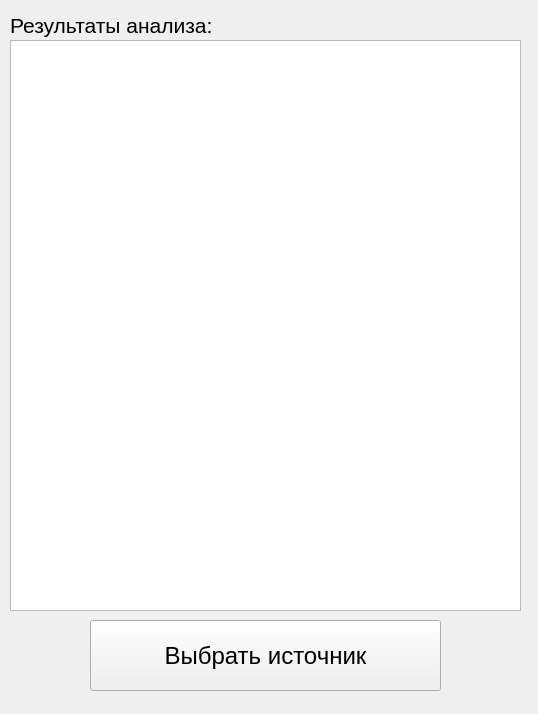
<?xml version="1.0" encoding="UTF-8"?>
<ui version="4.0">
 <class>MainWindow</class>
 <widget class="QMainWindow" name="MainWindow">
  <property name="geometry">
   <rect>
    <x>0</x>
    <y>0</y>
    <width>538</width>
    <height>714</height>
   </rect>
  </property>
  <property name="windowTitle">
   <string>Система обнаружения вторжений на основе анализа трафика</string>
  </property>
  <widget class="QWidget" name="centralwidget">
   <widget class="QTextBrowser" name="textBrowser">
    <property name="geometry">
     <rect>
      <x>10</x>
      <y>40</y>
      <width>511</width>
      <height>571</height>
     </rect>
    </property>
    <property name="font">
     <font>
      <pointsize>14</pointsize>
     </font>
    </property>
   </widget>
   <widget class="QPushButton" name="pushButton">
    <property name="geometry">
     <rect>
      <x>90</x>
      <y>620</y>
      <width>351</width>
      <height>71</height>
     </rect>
    </property>
    <property name="font">
     <font>
      <pointsize>18</pointsize>
     </font>
    </property>
    <property name="text">
     <string>Выбрать источник</string>
    </property>
   </widget>
   <widget class="QLabel" name="label">
    <property name="geometry">
     <rect>
      <x>10</x>
      <y>10</y>
      <width>261</width>
      <height>31</height>
     </rect>
    </property>
    <property name="font">
     <font>
      <pointsize>16</pointsize>
     </font>
    </property>
    <property name="text">
     <string>Результаты анализа:</string>
    </property>
   </widget>
  </widget>
  <widget class="QMenuBar" name="menubar">
   <property name="geometry">
    <rect>
     <x>0</x>
     <y>0</y>
     <width>538</width>
     <height>21</height>
    </rect>
   </property>
  </widget>
 </widget>
 <resources/>
 <connections/>
</ui>
